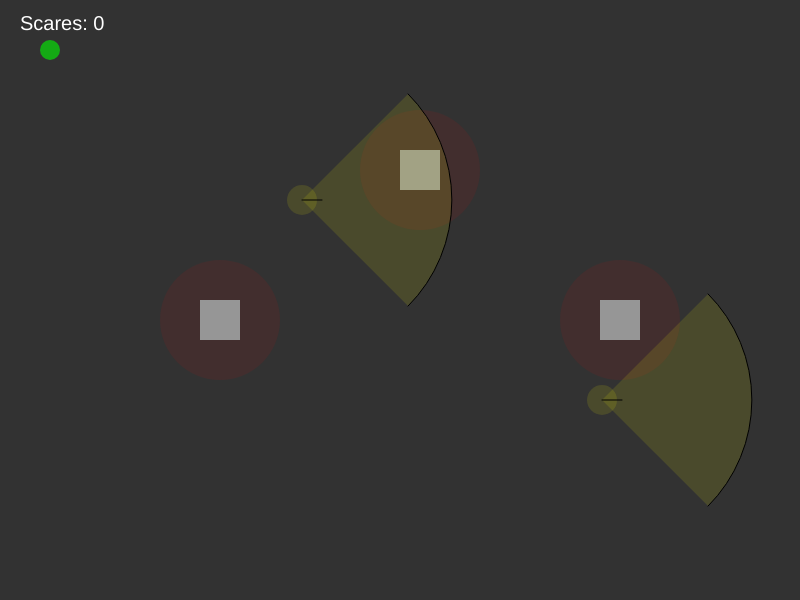
Frame 1 (no input)
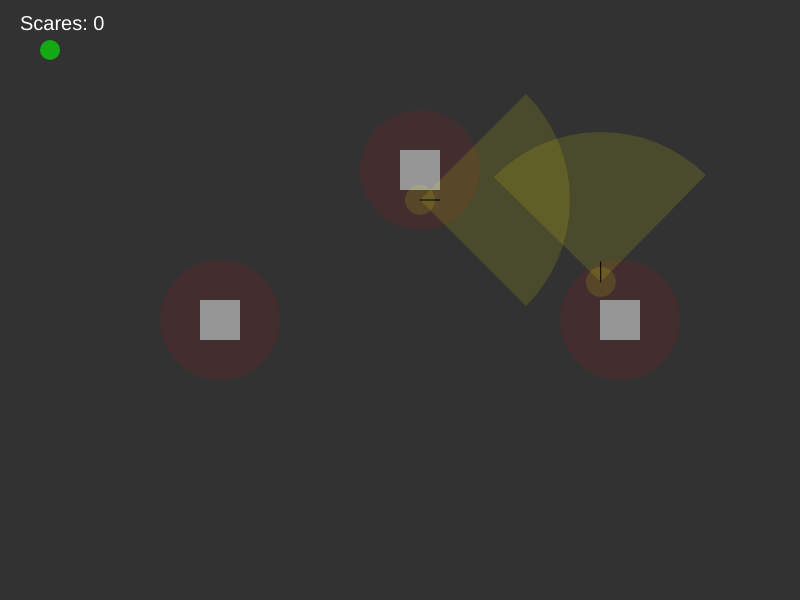
Frame 60 (no input)
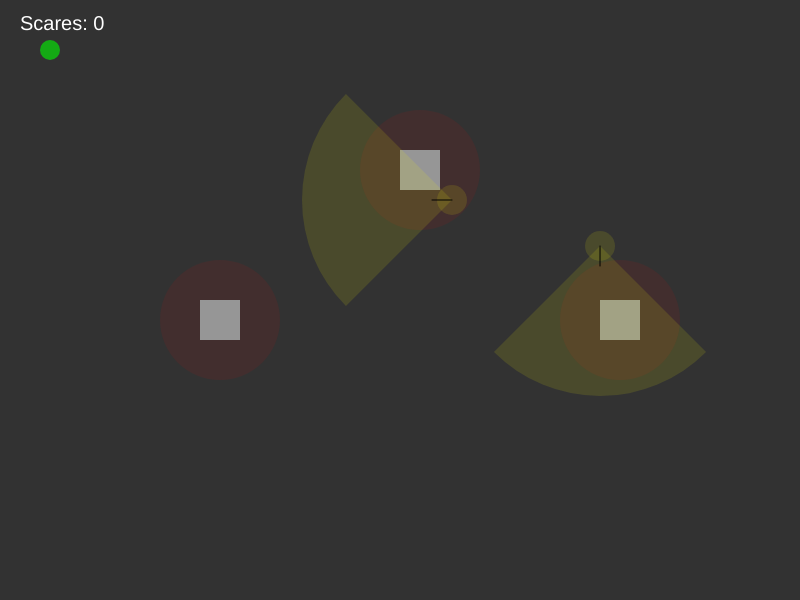
Frame 120 (the mouse pressed at the canvas centre since frame 60)

The p5.js sketch that drew these frames (run headless with seeded random() and noise() and a simulated clock; from frame 60 on, the mouse is pressed at the canvas centre):

// p5.js sketch
// ── sketch.js
// Game state variables
let player;
let victims = [];
let obstacles = [];
let scarePoints = 0;
let gameOver = false;

function setup() {
  createCanvas(800, 600);
  // Initialize player
  player = {
    x: 50,
    y: 50,
    size: 20,
    speed: 4,
    visible: false
  };
  
  // Create victims with patrol patterns
  victims = [
    {
      x: 300,
      y: 200,
      direction: 0,
      fovAngle: PI/2,
      fovRange: 150,
      patrolPoints: [{x: 300, y: 200}, {x: 500, y: 200}],
      currentPoint: 0,
      speed: 2,
      scared: false
    },
    {
      x: 600,
      y: 400,
      direction: PI,
      fovAngle: PI/2,
      fovRange: 150,
      patrolPoints: [{x: 600, y: 400}, {x: 600, y: 200}],
      currentPoint: 0,
      speed: 2,
      scared: false
    }
  ];
  
  // Create noise-making obstacles
  obstacles = [
    {x: 200, y: 300, width: 40, height: 40, noiseRadius: 60},
    {x: 400, y: 150, width: 40, height: 40, noiseRadius: 60},
    {x: 600, y: 300, width: 40, height: 40, noiseRadius: 60}
  ];
}

function draw() {
  background(50);
  
  if (!gameOver) {
    handlePlayerMovement();
    updateVictims();
    checkDetection();
    checkScares();
  }
  
  // Draw everything
  drawObstacles();
  drawVictims();
  drawPlayer();
  
  // Draw score and game over
  fill(255);
  noStroke();
  textSize(20);
  text(`Scares: ${scarePoints}`, 20, 30);
  
  if (gameOver) {
    textAlign(CENTER);
    textSize(40);
    text("GAME OVER!", width/2, height/2);
    textSize(20);
    text("Press R to restart", width/2, height/2 + 40);
  }
}

function handlePlayerMovement() {
  // Move player with WASD or arrow keys
  if (keyIsDown(65) || keyIsDown(LEFT_ARROW)) player.x -= player.speed;
  if (keyIsDown(68) || keyIsDown(RIGHT_ARROW)) player.x += player.speed;
  if (keyIsDown(87) || keyIsDown(UP_ARROW)) player.y -= player.speed;
  if (keyIsDown(83) || keyIsDown(DOWN_ARROW)) player.y += player.speed;
  
  // Keep player in bounds
  player.x = constrain(player.x, 0, width);
  player.y = constrain(player.y, 0, height);
  
  // Check if player is near any noise-making obstacles
  player.visible = false;
  for (let obs of obstacles) {
    let d = dist(player.x, player.y, obs.x + obs.width/2, obs.y + obs.height/2);
    if (d < obs.noiseRadius) {
      player.visible = true;
      break;
    }
  }
}

function updateVictims() {
  for (let victim of victims) {
    if (!victim.scared) {
      // Move toward current patrol point
      let target = victim.patrolPoints[victim.currentPoint];
      let angle = atan2(target.y - victim.y, target.x - victim.x);
      victim.x += cos(angle) * victim.speed;
      victim.y += sin(angle) * victim.speed;
      victim.direction = angle;
      
      // Check if reached patrol point
      if (dist(victim.x, victim.y, target.x, target.y) < 5) {
        victim.currentPoint = (victim.currentPoint + 1) % victim.patrolPoints.length;
      }
    }
  }
}

function checkDetection() {
  for (let victim of victims) {
    if (victim.scared) continue;
    
    // Check if player is in victim's FOV
    let angleToPlayer = atan2(player.y - victim.y, player.x - victim.x);
    let angleDiff = abs(angleToPlayer - victim.direction);
    angleDiff = min(angleDiff, TWO_PI - angleDiff);
    
    let distToPlayer = dist(player.x, player.y, victim.x, victim.y);
    
    if (player.visible && distToPlayer < victim.fovRange && angleDiff < victim.fovAngle/2) {
      gameOver = true;
    }
  }
}

function checkScares() {
  for (let victim of victims) {
    if (!victim.scared) {
      let d = dist(player.x, player.y, victim.x, victim.y);
      if (d < 30 && !player.visible) {
        victim.scared = true;
        scarePoints++;
      }
    }
  }
}

function drawPlayer() {
  push();
  if (player.visible) {
    fill(255, 0, 0, 150);
  } else {
    fill(0, 255, 0, 150);
  }
  noStroke();
  circle(player.x, player.y, player.size);
  pop();
}

function drawVictims() {
  for (let victim of victims) {
    push();
    if (victim.scared) {
      fill(100, 100, 255);
    } else {
      fill(255);
      // Draw FOV
      fill(255, 255, 0, 30);
      arc(victim.x, victim.y, victim.fovRange * 2, victim.fovRange * 2, 
          victim.direction - victim.fovAngle/2, 
          victim.direction + victim.fovAngle/2);
    }
    noStroke();
    circle(victim.x, victim.y, 30);
    // Direction indicator
    stroke(0);
    line(victim.x, victim.y, 
         victim.x + cos(victim.direction) * 20,
         victim.y + sin(victim.direction) * 20);
    pop();
  }
}

function drawObstacles() {
  for (let obs of obstacles) {
    push();
    // Draw noise radius
    fill(255, 0, 0, 20);
    noStroke();
    circle(obs.x + obs.width/2, obs.y + obs.height/2, obs.noiseRadius * 2);
    // Draw obstacle
    fill(150);
    rect(obs.x, obs.y, obs.width, obs.height);
    pop();
  }
}

function keyPressed() {
  if (key === 'r' || key === 'R') {
    setup();
    gameOver = false;
    scarePoints = 0;
  }
}
